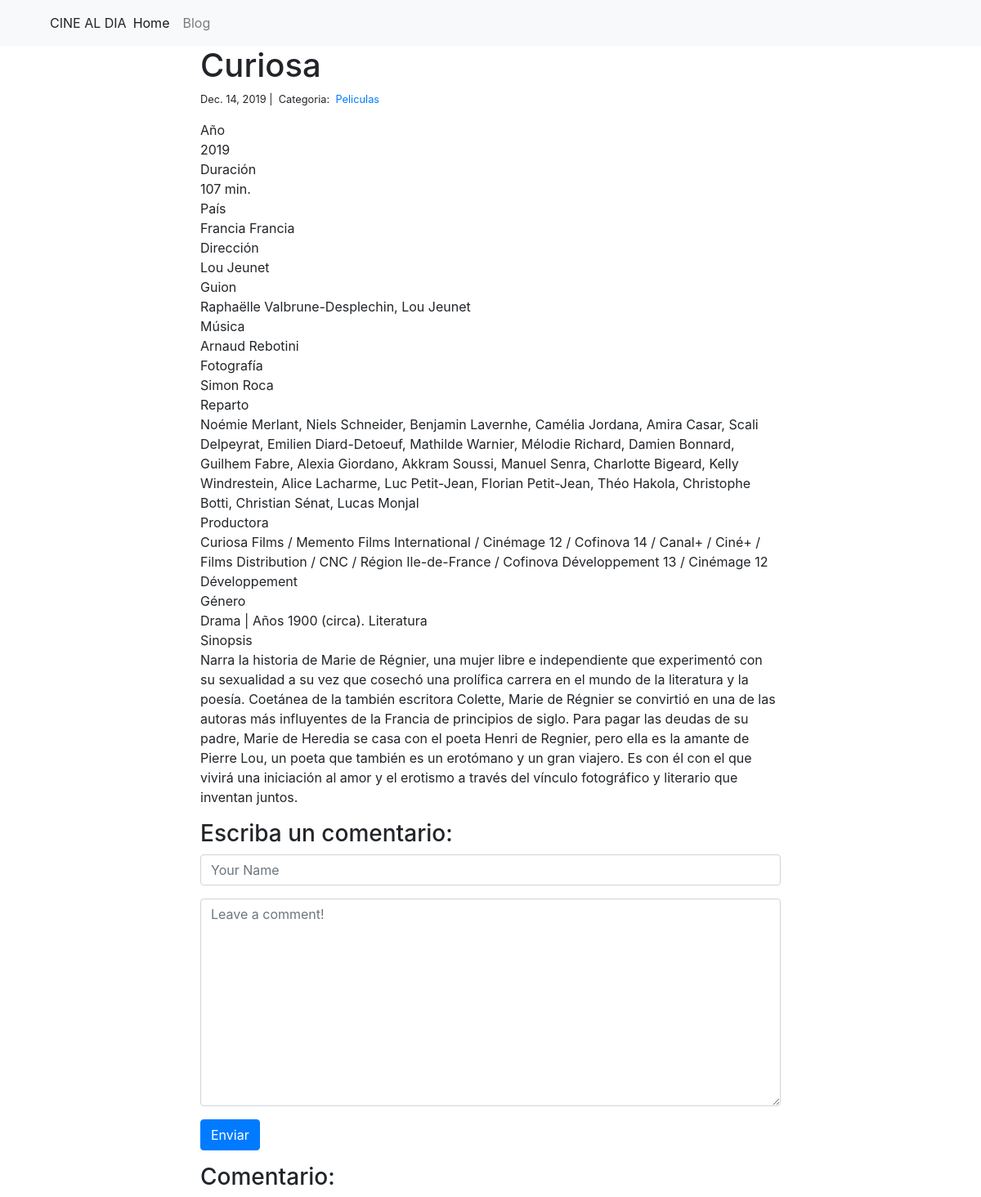
Page /blog/1/ on the committed database.
### blog/models.py (models this page shows)
class Post(models.Model):
    title = models.CharField(max_length=255)
    body = models.TextField()
    created_on = models.DateTimeField(auto_now_add=True)
    last_modified = models.DateTimeField(auto_now=True)
    categories = models.ManyToManyField("Category", related_name="posts")

class Category(models.Model):
    name = models.CharField(max_length=20)

### blog/views.py (the view, shortened to what this page needs)
# urls.py: path("<int:pk>/", views.blog_detail, name="blog_detail"),
def blog_detail(request, pk):
    post = Post.objects.get(pk=pk)
    comments = Comment.objects.filter(post=post)
    form = CommentForm()
    context = {"post": post, "comments": comments, "form": form}
    return render(request, "blog_detail.html", context)

### blog/forms.py
class CommentForm(forms.Form):
    author = forms.CharField(
        max_length=60,
        widget=forms.TextInput(attrs={
            "class": "form-control",
            "placeholder": "Your Name"
        })
    )
    body = forms.CharField(widget=forms.Textarea(
        attrs={
            "class": "form-control",
            "placeholder": "Leave a comment!"
        })
    )

### blog/templates/blog_detail.html (shortened to what this page needs)
{% extends "base.html" %}
{% block page_content %}
<div class="col-md-8 offset-md-2">
    <h1>{{ post.title }}</h1>
    <small>
        {{ post.created_on.date }} |&nbsp;
        Categoria:&nbsp;
        {% for category in post.categories.all %}
        <a href="{% url 'blog_category' category.name %}">
            {{ category.name }}
        </a>&nbsp;
        {% endfor %}
    </small>
    <p>{{ post.body | linebreaks }}</p>
    <h3>Escriba un comentario:</h3>
    <form action="/blog/{{ post.pk }}/" method="post">
        <div class="form-group">
            {{ form.author }}
        </div>
        <div class="form-group">
            {{ form.body }}
        </div>
        <button type="submit" class="btn btn-primary">Enviar</button>
    </form>
    <h3>Comentario:</h3>
</div>
{% endblock %}

### rows in the picture
Post: title "Curiosa", created_on "Dec. 14, 2019", body "Año 2019 Duración 107 min. País Francia Francia Dirección Lou Jeunet Guion Raphaëlle Valbrune-Desplechin, Lou Jeunet Música Arnaud Rebotini Fotografía Simon Roca Reparto Noémie Merlant, Niels Schneider, Benjamin Lavernhe, Camélia Jordana, Amira Casar, Scali Delpeyrat, Emilien Diard-Detoeuf, Mathilde Warnier, Mélodie Richard, Damien Bonnard, Guilhem Fabre, Alexia Giordano, Akkram Soussi, Manuel Senra, Charlotte Bigeard, Kelly Windrestein, Alice Lacharme, Luc Petit-Jean, Florian Petit-Jean, Théo Hakola, Christophe Botti, Christian Sénat, Lucas Monjal Productora Curiosa Films / Memento Films International / Cinémage 12 / Cofinova 14 / Canal+ / Ciné+ / Films Distribution / CNC / Région…"
Category: name "Peliculas"
